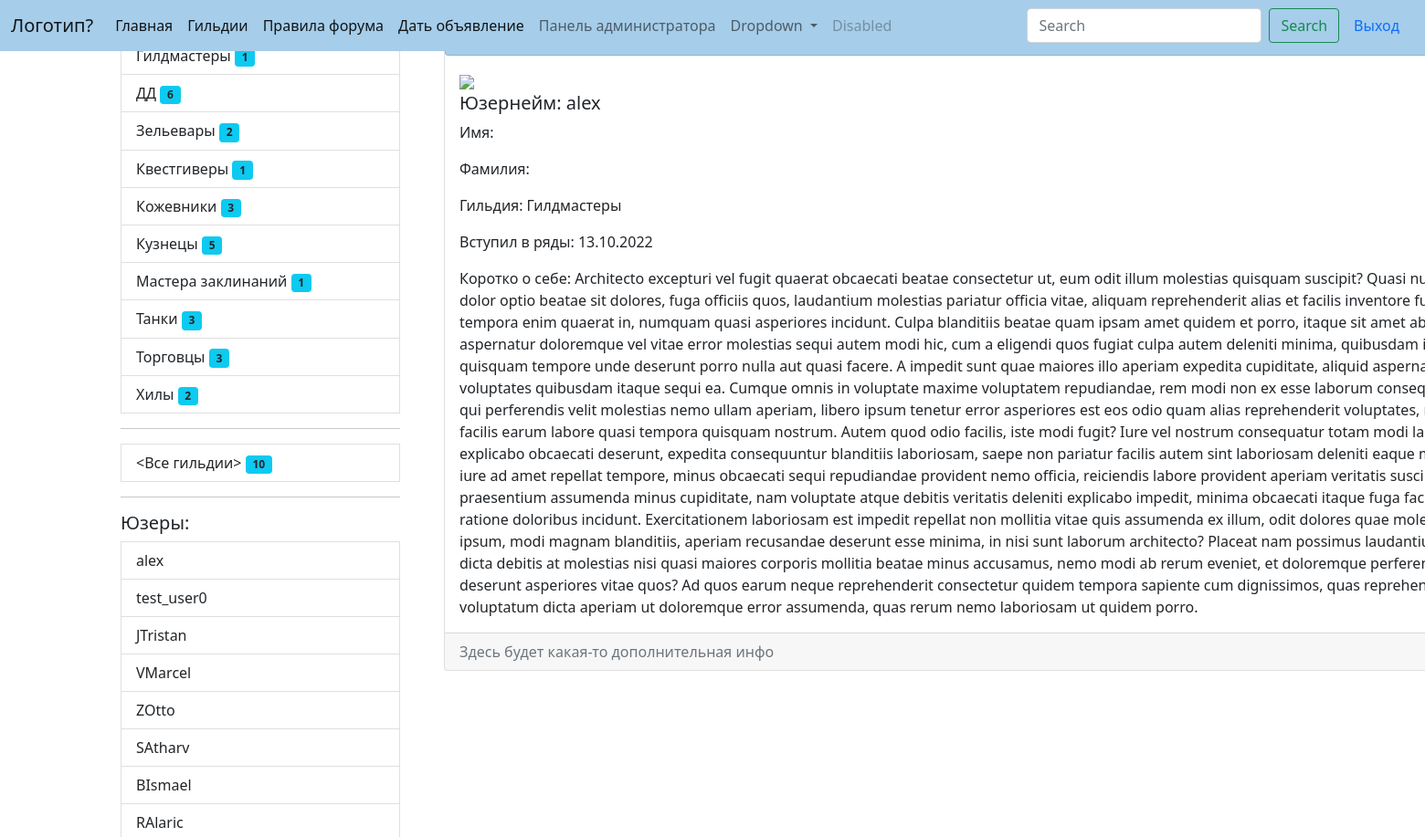
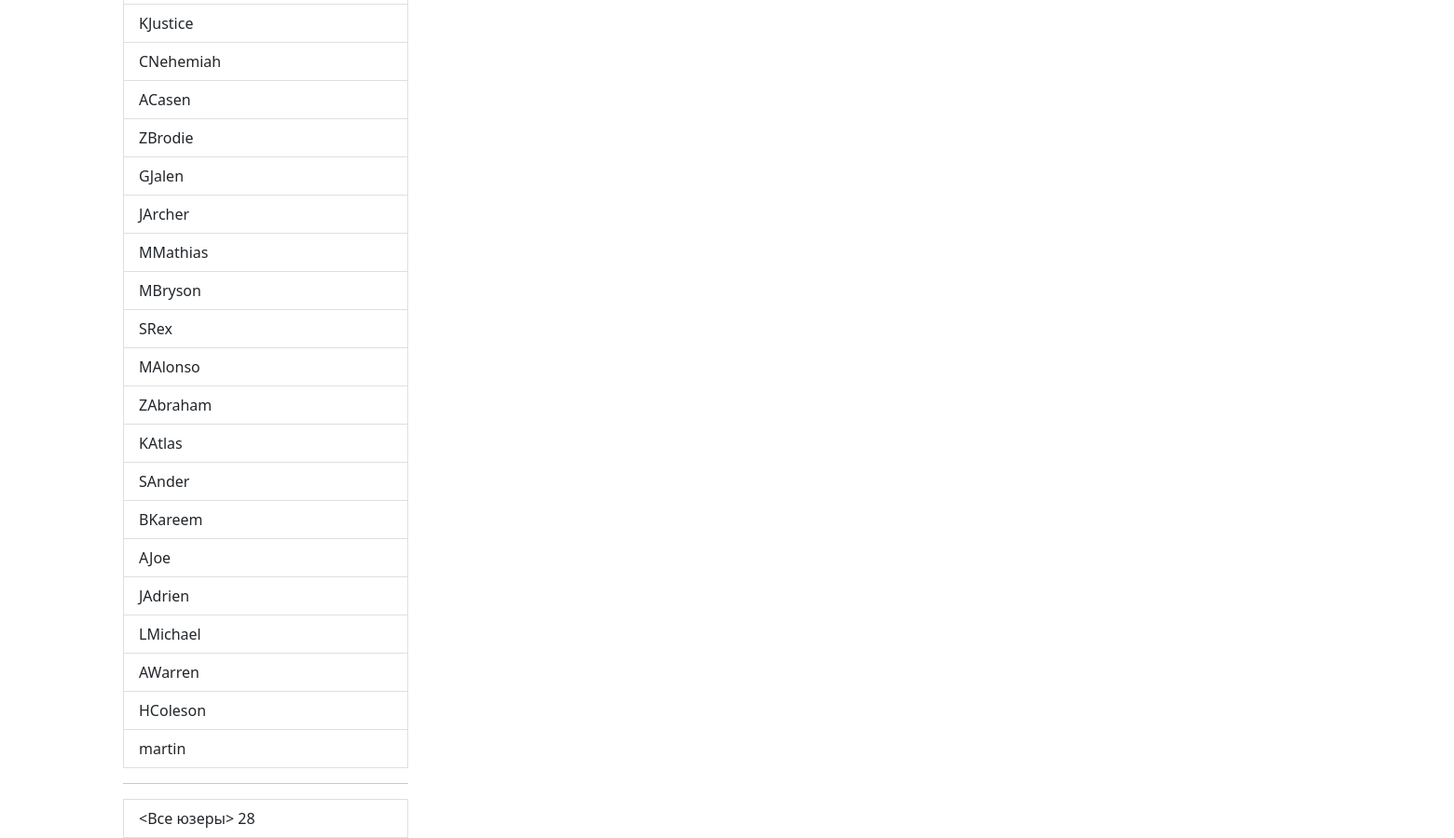
/accounts/1, run on an earlier commit of the app's database (2 pictures, top to bottom).
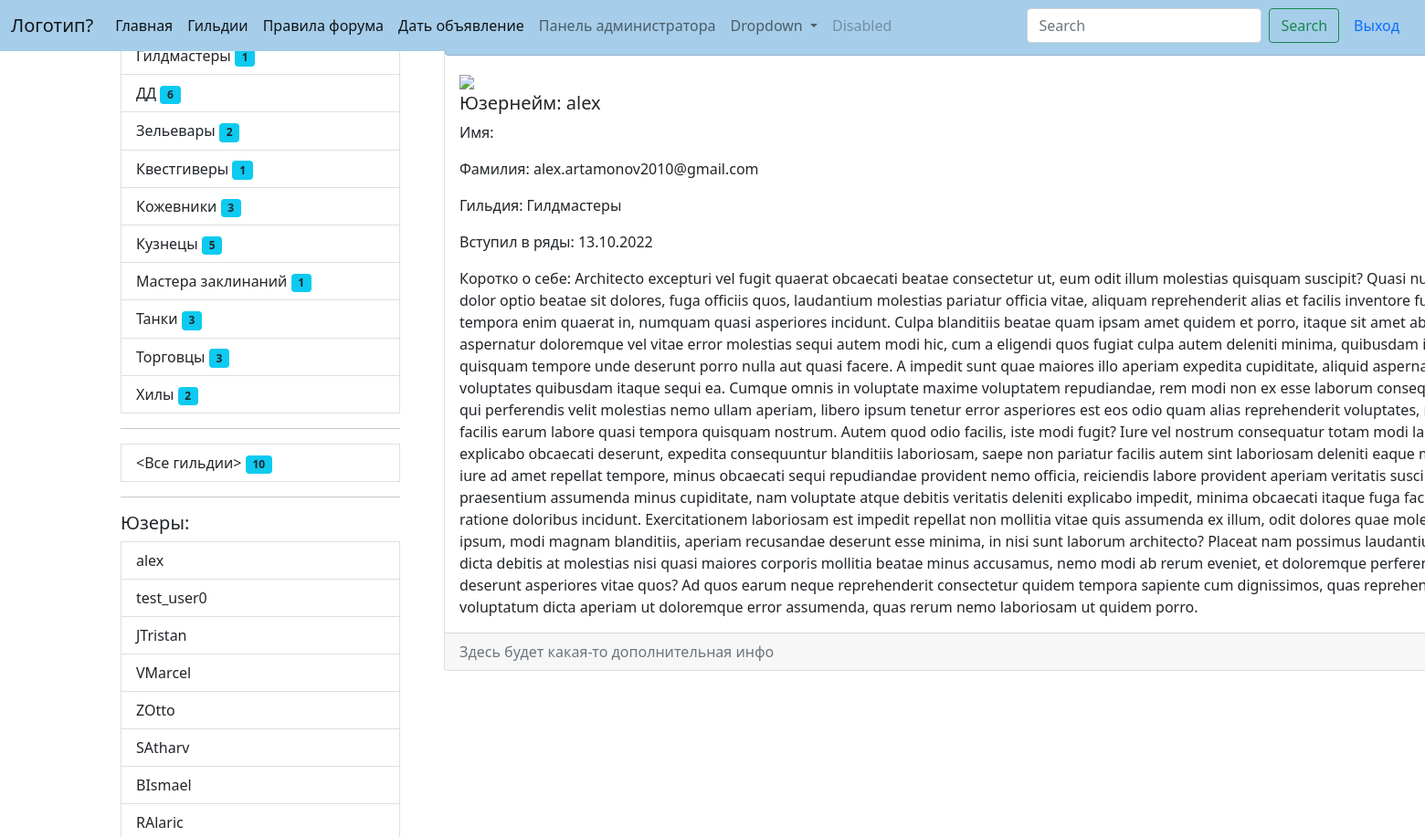
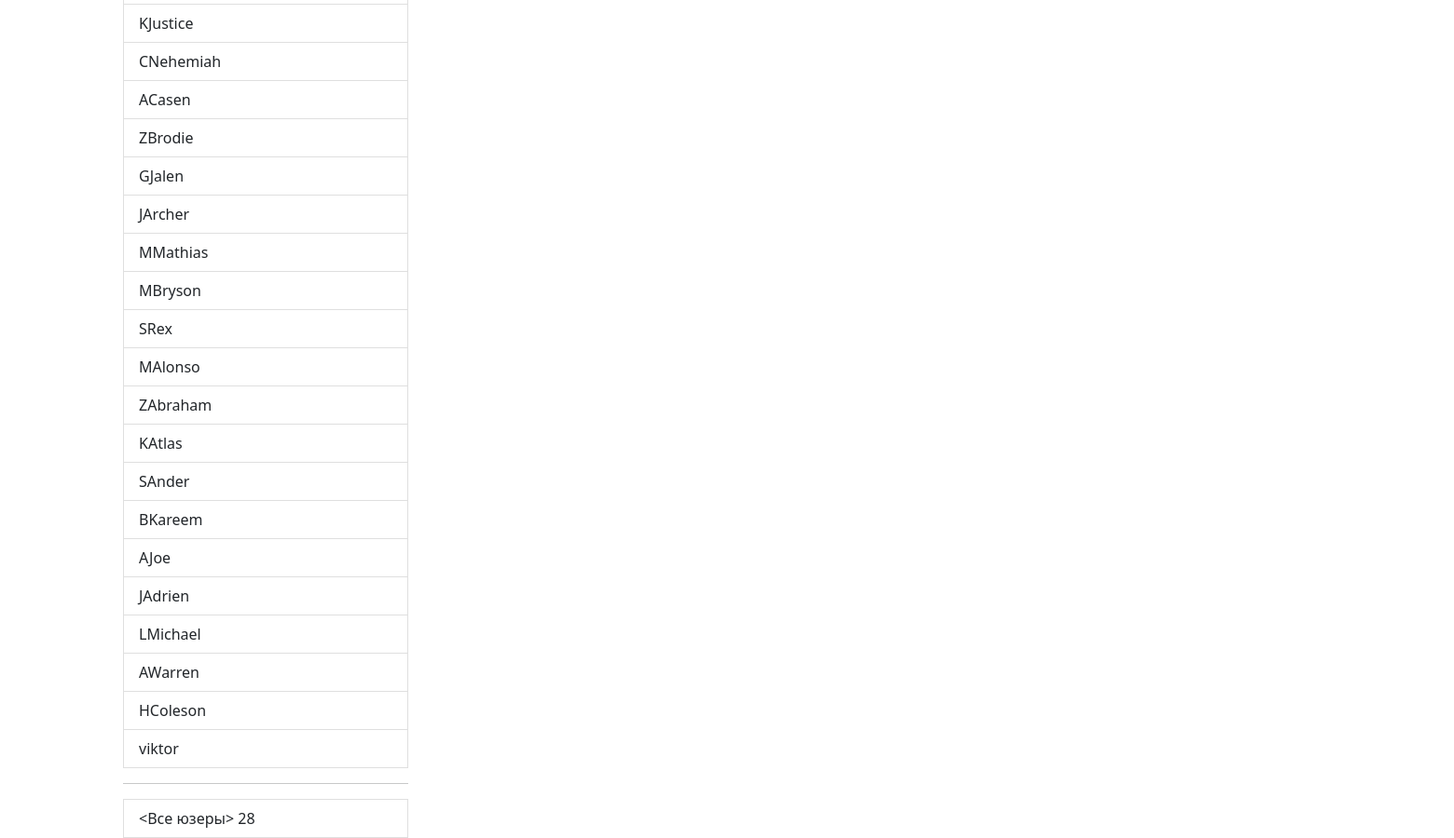
And on a later commit of the database (2 pictures, top to bottom).
### ads/models.py (models this page shows)
class Guild(m.Model):
    name = m.CharField(max_length=25,
                       unique=True,
                       blank=False,
                       null=False,
                       verbose_name="Наименование")
    description = m.TextField(verbose_name="Описание")
    image = m.ImageField(
        upload_to='pics/guilds',
        null=True,
        blank=True)
    def __str__(self):
        return self.name
    def get_absolute_url(self):
        return reverse_lazy('ads:guild_detail', kwargs={'pk': self.pk})
    class Meta:
        ordering = ['-name']
        verbose_name = "Гильдия"
        verbose_name_plural = 'Гильдии'

### users/models.py (models this page shows)
class User(AbstractUser):
    guild = models.ForeignKey(
        to=Guild,
        null=True,
        blank=True,
        on_delete=models.PROTECT)
    def __str__(self):
        return self.username
    def get_absolute_url(self):
        return reverse_lazy('ads:user_profile', kwargs={'pk': self.pk})

### ads/views.py (the view)
# urls.py: path('accounts/<int:pk>', av.UserProfileView.as_view(), name='user_profile'),
class UserProfileView(DetailView):
    model = um.User
    context_object_name = 'user'

### ads/templatetags/ads_tags.py (called while the page is built)
@register.simple_tag
def get_guilds_list():
    return Guild.objects.annotate(cnt=Count('user'))

@register.simple_tag
def get_users_list():
    return User.objects.all()

### ads/templates/users/user_detail.html
{% extends 'Witebord/base.html' %}
{% block content %}
<div class="container mt-10">
        <div class="card mb-3 mt-10" style="width: 80rem;">
                <div class="card header mt-2" style="background-color: #a6cde9;">
                    <h3>Данные пользователя:</h3>
                </div>
                <div class="card-body">
                        <img height="400" width="auto" src="https://tse2.explicit.bing.net/th?id=OIP.DnpAkfD0yJS8GlI8FRL6jgAAAA&pid=Api&P=0">
                        <h5 class="card-title float-right">Юзернейм: {{ user.username }}</h5>
                        <p class="card-text">Имя: {{ user.first_name }}</p>
                        <p class="card-text">Фамилия: {{ user.last_name }}</p>
                        <p class="card-text">Гильдия: {{ user.guild|default_if_none:"еще не определился" }}</p>
                        <p class="card-text">Вступил в ряды: {{ user.date_joined|date:'d.m.Y' }}</p>
                        <p class="card-text">Коротко о себе: {% lorem 4 b random %}</p>
                </div>
                <div class="card-footer text-muted">
                    Здесь будет какая-то дополнительная инфо
                </div>
        </div>
</div>
{% endblock content %}

### templates/inc/_sidebar.html (shortened to what this page needs)
{% load ads_tags %}
<div class="list-group">
    <h5>Гильдии:</h5>
    <div class="col-lt-1">
        {% get_guilds_list as guilds %}
        {% get_users_list as users %}
        {% for guild in guilds %}
        <a href="{{ guild.get_absolute_url }}" class="list-group-item list-group-item-action" aria-current="true">
        {{ guild.name }} <span class="badge bg-info text-dark">{{ guild.cnt }}</span>
        </a>
        {% endfor %}
        <hr>
        <a href="{% url 'ads:guilds_list' %}" class="list-group-item list-group-item-action" aria-current="true">
            <Все гильдии> <span class="badge bg-info text-dark"> {{ guilds.count }}</span>
        </a>
    </div>
</div>
<hr>
<h5>Юзеры:</h5>
<div class="list-group">
    <div class="col-lt-1">
        {% for usr in users %}
        <a href="{{ usr.get_absolute_url }}" class="list-group-item list-group-item-action" aria-current="true">
        {{ usr|default:'anonymous' }}
        </a>
        {% endfor %}
        <hr>
        <a href="#" class="list-group-item list-group-item-action" aria-current="true">
            <Все юзеры> <span class="'badge rounded-pill text-bg-primary"> {{ users.count }}</span>
        </a>
    </div>
</div>

What changed in the data, as far as the page shows it:
removed User: username "martin"
changed User "alex": last_name (not shown) → "alex.artamonov2010@gmail.com"
added User: username "viktor"
